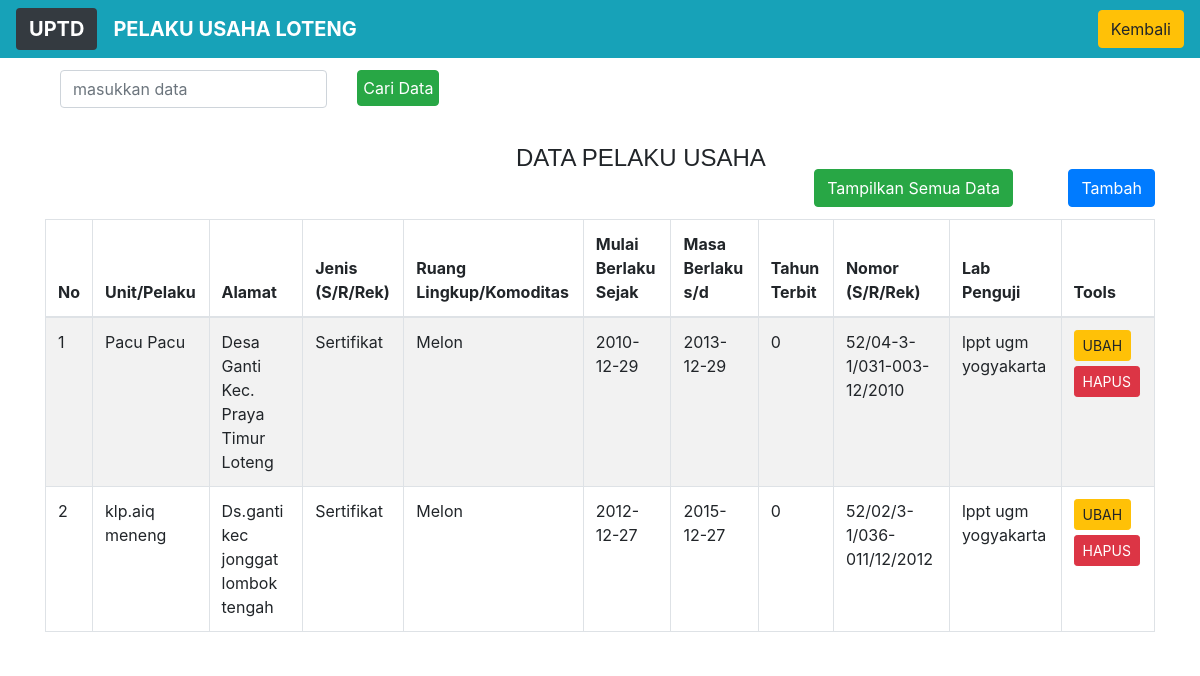
The page /tampilloteng.php on the database its author committed.
### tables this page shows
CREATE TABLE `loteng` (
  `nomor` int(50) NOT NULL,
  `unit` varchar(50) NOT NULL,
  `alamat` text NOT NULL,
  `jenis` varchar(50) NOT NULL,
  `rlk` varchar(50) NOT NULL,
  `mulai` date NOT NULL,
  `sampai` date NOT NULL,
  `tahun` int(20) NOT NULL,
  `rek` varchar(50) NOT NULL,
  `lab` varchar(50) NOT NULL
);

### functions.php (called while the page is built, shortened)
<?php
include "koneksi.php";
 function query($query){
    global $koneksi;
     $result = mysqli_query($koneksi, $query);
     $rows = [] ;
     while  ( $row = mysqli_fetch_assoc($result)){
         $rows [] = $row;
     }
     return $rows;
 }
 ?>

### tampilloteng.php (the view, shortened to what this page needs)
<?php
require 'functions.php';
$tampil = query("SELECT * FROM loteng");
?>
<!DOCTYPE html>
<html>
<head>
    <link rel="stylesheet" type="text/css" href="css/tampil.css">
	<link rel="stylesheet" href="css/bootstrap.css">
	<link rel="stylesheet" href="css/bootstrap.min.css">
</head>
<body style ="background-image: url(css/q.png)">
<nav class="navbar navbar-expand-lg navbar-dark bg-info">
  <a class="navbar-brand btn bg-dark" href="#"><b>UPTD</b></a>
  <a class="navbar-brand" href="#"><b>PELAKU USAHA LOTENG</b></a>
  <div class="collapse navbar-collapse" id="navbarNav">
    <ul class="navbar-nav ml-auto">
	<li class="nav-item">
        <a class=" btn btn-warning " href="home.php">Kembali</a>
      </li>
    </ul>
  </div>
</nav>
<div class="container">
<div class="table-responsive">
	<table class="table table-bordered table-striped table-hover">
	<a  class="button btn btn-primary" href="tambahloteng.php">Tambah</a>
<a  class="button btn btn-success" href="tampilloteng.php">Tampilkan Semua Data</a>
	<h4>DATA PELAKU USAHA</h4>
	<form  action="" method ="POST">
	<div style="margin-top:12px" class="row">
	<div  class="col-sm-5">
<input class ="form-control" type="text" name="keyword" autofocous placeholder="masukkan data" autocomplete="off">
</div>
      <div class="col-sm-2">
			<button class="btn btn-success " type="submit" name="cari" style="padding : 5px">Cari Data</button>
			</div>
          </div>
	</form>
		<thead>
			<tr>
				<th >No</th>
				<th >Unit/Pelaku</th>
                <th >Alamat</th>
				<th >Jenis (S/R/Rek) </th>
				<th >Ruang Lingkup/Komoditas</th>
				<th >Mulai Berlaku Sejak</th>
				<th >Masa Berlaku s/d</th>
				<th >Tahun Terbit</th>
				<th>Nomor (S/R/Rek)</th>
				<th>Lab Penguji</th>
				<th>Tools</th>
			</tr>
		</thead>
		<?php $i = 1; ?>
<?php foreach ($tampil as $row) : ?>
			<tr>
			<td><?= $i ?></td>
				<td><?php echo $row['unit']; ?></td>
				<td><?php echo $row['alamat']; ?></td>
				<td><?php echo $row['jenis']; ?></td>
				<td><?php echo $row['rlk']; ?></td>
				<td><?php echo $row['mulai']; ?></td>
				<td><?php echo $row['sampai']; ?></td>
				<td><?php echo $row['tahun']; ?></td>
				<td><?php echo $row['rek']; ?></td>
				<td><?php echo $row['lab']; ?></td>
				<td>
					<a href="editloteng.php?nomor=<?php echo $row['nomor'];?>" type="button" class="btn btn-warning btn-sm" style= "margin-bottom:5px"  >UBAH</a>
					<a href="hapusloteng.php?nomor=<?php echo $row['nomor'];?>" type="button" class="btn btn-danger btn-sm" >HAPUS</a>
				</td>
			</tr>
			<?php $i++ ;?>
<?php endforeach; ?>
	</table>
	</div>
</div>
</body>
</html>

### css/tampil.css (style rules this page uses)
body { background-image: url(q.png); background-position: center; background-size: cover; height: 100vh; }
h4 { font-family:Impact, Haettenschweiler, 'Arial Narrow Bold', sans-serif; position: absolute; font-size: medium; top: 18%; left: 43%; transform: translate(-50%,-50); }
.container { background: #fff; }
table { margin-top: 10%; }
.button { margin-left: 5%; float: right; margin-top: 10%; margin-bottom:1% ; }

### rows shown on the page
loteng: unit "Pacu Pacu", alamat "Desa Ganti Kec. Praya Timur Loteng", jenis "Sertifikat", rlk "Melon", mulai "2010-12-29", sampai "2013-12-29", tahun "0", rek "52/04-3-1/031-003-12/2010", lab "lppt ugm yogyakarta"
loteng: unit "klp.aiq meneng", alamat "Ds.ganti kec jonggat lombok tengah", jenis "Sertifikat", rlk "Melon", mulai "2012-12-27", sampai "2015-12-27", tahun "0", rek "52/02/3-1/036-011/12/2012", lab "lppt ugm yogyakarta"
